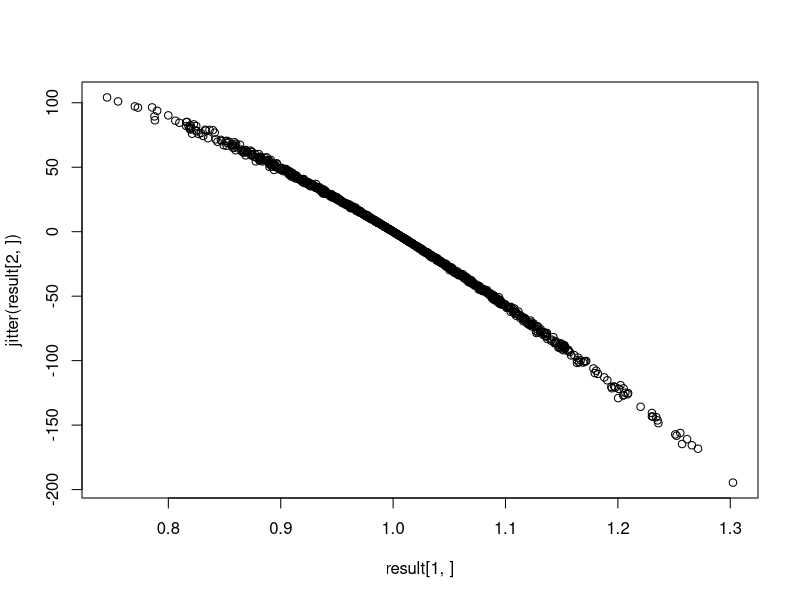

Source code (R):

Cstat_func <- function(svec, Nvec){
  sum(svec - Nvec * log(svec) - Nvec + Nvec * log(Nvec+1e-10))
}

thetastar = 1
sitheta <- function(theta, n) {sapply(1:n, function(i) {exp(-1-i*theta/n)*2})}
# mu=2/e, exp model

n <- 1000

onesim <- function(thetastar, n){
  obs <- rpois(n, sitheta(thetastar, n))
  mle <- optim(1, function(theta) Cstat_func(sitheta(theta, n), obs), method = "Brent", lower = 0, upper = 4)$par
  return(c(mle, Cstat_func(thetastar, obs)-Cstat_func(mle, obs)))
}


result <- sapply(1:1000, function(k) onesim(thetastar, n))
plot(result[1,], jitter(result[2,]))
#plot(result[1,], jitter(result[2,]), xlim = c(0, 5), ylim = c(0, 4*n))


#resultCmarginal=c(1:1000)
#for (i in 1:1000) {
#  obs <- rpois(n, sitheta(thetastar, n))
#  resultCmarginal[i]=Cstat_func(sitheta(thetastar, n), obs)
#}
#hist(resultCmarginal)
